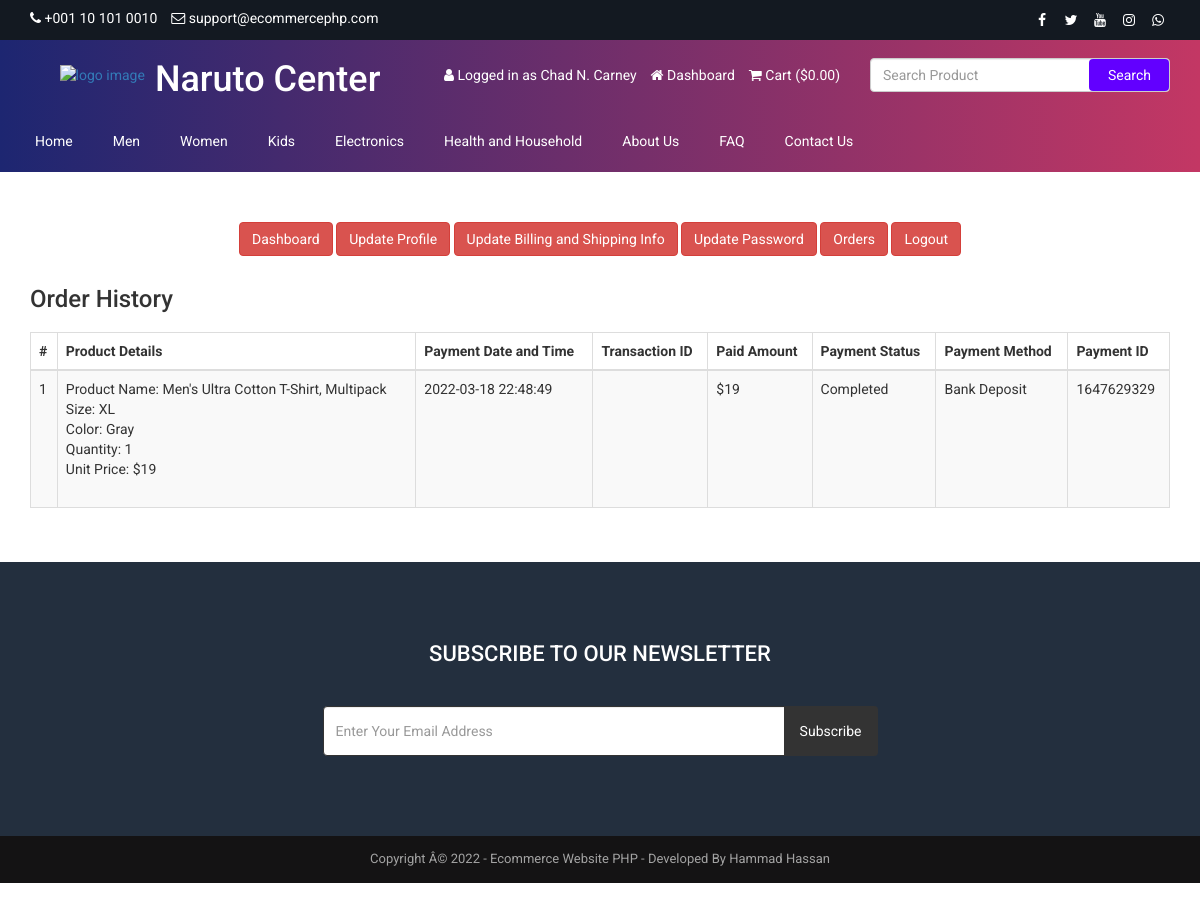
/customer-order.php (signed in), run on the app's committed database.
### tables this page shows
CREATE TABLE `tbl_settings` (
  `id` int(11) NOT NULL,
  `logo` text(255) NOT NULL,
  `favicon` text(255) NOT NULL,
  `footer_about` text NOT NULL,
  `footer_copyright` text NOT NULL,
  `contact_address` text NOT NULL,
  `contact_email` text(255) NOT NULL,
  `contact_phone` text(255) NOT NULL,
  `contact_fax` text(255) NOT NULL,
  `contact_map_iframe` text NOT NULL,
  `receive_email` text(255) NOT NULL,
  `receive_email_subject` text(255) NOT NULL,
  `receive_email_thank_you_message` text NOT NULL,
  `forget_password_message` text NOT NULL,
  `total_recent_post_footer` int(10) NOT NULL,
  `total_popular_post_footer` int(10) NOT NULL,
  `total_recent_post_sidebar` int(11) NOT NULL,
  `total_popular_post_sidebar` int(11) NOT NULL,
  `total_featured_product_home` int(11) NOT NULL,
  `total_latest_product_home` int(11) NOT NULL,
  `total_popular_product_home` int(11) NOT NULL,
  `meta_title_home` text NOT NULL,
  `meta_keyword_home` text NOT NULL,
  `meta_description_home` text NOT NULL,
  `banner_login` text(255) NOT NULL,
  `banner_registration` text(255) NOT NULL,
  `banner_forget_password` text(255) NOT NULL,
  `banner_reset_password` text(255) NOT NULL,
  `banner_search` text(255) NOT NULL,
  `banner_cart` text(255) NOT NULL,
  `banner_checkout` text(255) NOT NULL,
  `banner_product_category` text(255) NOT NULL,
  `banner_blog` text(255) NOT NULL,
  `cta_title` text(255) NOT NULL,
  `cta_content` text NOT NULL,
  `cta_read_more_text` text(255) NOT NULL,
  `cta_read_more_url` text(255) NOT NULL,
  `cta_photo` text(255) NOT NULL,
  `featured_product_title` text(255) NOT NULL,
  `featured_product_subtitle` text(255) NOT NULL,
  `latest_product_title` text(255) NOT NULL,
  `latest_product_subtitle` text(255) NOT NULL,
  `popular_product_title` text(255) NOT NULL,
  `popular_product_subtitle` text(255) NOT NULL,
  `testimonial_title` text(255) NOT NULL,
  `testimonial_subtitle` text(255) NOT NULL,
  `testimonial_photo` text(255) NOT NULL,
  `blog_title` text(255) NOT NULL,
  `blog_subtitle` text(255) NOT NULL,
  `newsletter_text` text NOT NULL,
  `paypal_email` text(255) NOT NULL,
  `stripe_public_key` text(255) NOT NULL,
  `stripe_secret_key` text(255) NOT NULL,
  `bank_detail` text NOT NULL,
  `before_head` text NOT NULL,
  `after_body` text NOT NULL,
  `before_body` text NOT NULL,
  `home_service_on_off` int(11) NOT NULL,
  `home_welcome_on_off` int(11) NOT NULL,
  `home_featured_product_on_off` int(11) NOT NULL,
  `home_latest_product_on_off` int(11) NOT NULL,
  `home_popular_product_on_off` int(11) NOT NULL,
  `home_testimonial_on_off` int(11) NOT NULL,
  `home_blog_on_off` int(11) NOT NULL,
  `newsletter_on_off` int(11) NOT NULL,
  `ads_above_welcome_on_off` int(1) NOT NULL,
  `ads_above_featured_product_on_off` int(1) NOT NULL,
  `ads_above_latest_product_on_off` int(1) NOT NULL,
  `ads_above_popular_product_on_off` int(1) NOT NULL,
  `ads_above_testimonial_on_off` int(1) NOT NULL,
  `ads_category_sidebar_on_off` int(1) NOT NULL
);

CREATE TABLE `tbl_social` (
  `social_id` int(11) NOT NULL,
  `social_name` text(30) NOT NULL,
  `social_url` text(255) NOT NULL,
  `social_icon` text(30) NOT NULL
);

CREATE TABLE `tbl_top_category` (
  `tcat_id` int(11) NOT NULL,
  `tcat_name` text(255) NOT NULL,
  `show_on_menu` int(1) NOT NULL
);

CREATE TABLE `tbl_page` (
  `id` int(11) NOT NULL,
  `about_title` text(255) NOT NULL,
  `about_content` text NOT NULL,
  `about_banner` text(255) NOT NULL,
  `about_meta_title` text(255) NOT NULL,
  `about_meta_keyword` text NOT NULL,
  `about_meta_description` text NOT NULL,
  `faq_title` text(255) NOT NULL,
  `faq_banner` text(255) NOT NULL,
  `faq_meta_title` text(255) NOT NULL,
  `faq_meta_keyword` text NOT NULL,
  `faq_meta_description` text NOT NULL,
  `blog_title` text(255) NOT NULL,
  `blog_banner` text(255) NOT NULL,
  `blog_meta_title` text(255) NOT NULL,
  `blog_meta_keyword` text NOT NULL,
  `blog_meta_description` text NOT NULL,
  `contact_title` text(255) NOT NULL,
  `contact_banner` text(255) NOT NULL,
  `contact_meta_title` text(255) NOT NULL,
  `contact_meta_keyword` text NOT NULL,
  `contact_meta_description` text NOT NULL,
  `pgallery_title` text(255) NOT NULL,
  `pgallery_banner` text(255) NOT NULL,
  `pgallery_meta_title` text(255) NOT NULL,
  `pgallery_meta_keyword` text NOT NULL,
  `pgallery_meta_description` text NOT NULL,
  `vgallery_title` text(255) NOT NULL,
  `vgallery_banner` text(255) NOT NULL,
  `vgallery_meta_title` text(255) NOT NULL,
  `vgallery_meta_keyword` text NOT NULL,
  `vgallery_meta_description` text NOT NULL
);

CREATE TABLE `tbl_payment` (
  `id` int(11) NOT NULL,
  `customer_id` int(11) NOT NULL,
  `customer_name` text(255) NOT NULL,
  `customer_email` text(255) NOT NULL,
  `payment_date` text(50) NOT NULL,
  `txnid` text(255) NOT NULL,
  `paid_amount` int(11) NOT NULL,
  `card_number` text(50) NOT NULL,
  `card_cvv` text(10) NOT NULL,
  `card_month` text(10) NOT NULL,
  `card_year` text(10) NOT NULL,
  `bank_transaction_info` text NOT NULL,
  `payment_method` text(20) NOT NULL,
  `payment_status` text(25) NOT NULL,
  `shipping_status` text(20) NOT NULL,
  `payment_id` text(255) NOT NULL
);

CREATE TABLE `tbl_order` (
  `id` int(11) NOT NULL,
  `product_id` int(11) NOT NULL,
  `product_name` text(255) NOT NULL,
  `size` text(100) NOT NULL,
  `color` text(100) NOT NULL,
  `quantity` text(50) NOT NULL,
  `unit_price` text(50) NOT NULL,
  `payment_id` text(255) NOT NULL
);

### customer-order.php (the view, shortened to what the rows shown need)
<?php require_once('header.php'); ?>
<div class="page">
    <div class="container">
        <div class="row">
            <div class="col-md-12">
                <div class="user-content">
                    <div class="table-responsive">
                        <table class="table table-bordered table-striped table-hover">
                            <thead>
                                <tr>
                                    <th><?php echo '#' ?></th>
                                    <th><?php echo LANG_VALUE_48; ?></th>
                                    <th><?php echo LANG_VALUE_27; ?></th>
                                    <th><?php echo LANG_VALUE_28; ?></th>
                                    <th><?php echo LANG_VALUE_29; ?></th>
                                    <th><?php echo LANG_VALUE_30; ?></th>
                                    <th><?php echo LANG_VALUE_31; ?></th>
                                    <th><?php echo LANG_VALUE_32; ?></th>
                                </tr>
                            </thead>
                            <tbody>
            <?php
            $limit = 10;
            $page = @$_GET['page'];
            if($page)
                $start = ($page - 1) * $limit;
            else
                $start = 0;
            $statement = $pdo->prepare("SELECT * FROM tbl_payment WHERE customer_email=? ORDER BY id DESC LIMIT $start, $limit");
            $statement->execute(array($_SESSION['customer']['cust_email']));
            $result = $statement->fetchAll(PDO::FETCH_ASSOC);
            if ($page == 0) $page = 1;
            ?>
                                <?php
                                $tip = $page*10-10;
                                foreach ($result as $row) {
                                    $tip++;
                                    ?>
                                    <tr>
                                        <td><?php echo $tip; ?></td>
                                        <td>
                                            <?php
                                            $statement1 = $pdo->prepare("SELECT * FROM tbl_order WHERE payment_id=?");
                                            $statement1->execute(array($row['payment_id']));
                                            $result1 = $statement1->fetchAll(PDO::FETCH_ASSOC);
                                            foreach ($result1 as $row1) {
                                                echo 'Product Name: '.$row1['product_name'];
                                                echo '<br>Size: '.$row1['size'];
                                                echo '<br>Color: '.$row1['color'];
                                                echo '<br>Quantity: '.$row1['quantity'];
                                                echo '<br>Unit Price: $'.$row1['unit_price'];
                                                echo '<br><br>';
                                            }
                                            ?>
                                        </td>
                                        <td><?php echo $row['payment_date']; ?></td>
                                        <td><?php echo $row['txnid']; ?></td>
                                        <td><?php echo '$'.$row['paid_amount']; ?></td>
                                        <td><?php echo $row['payment_status']; ?></td>
                                        <td><?php echo $row['payment_method']; ?></td>
                                        <td><?php echo $row['payment_id']; ?></td>
                                    </tr>
                                    <?php
                                }
                                ?>
                            </tbody>
                        </table>
                </div>
            </div>
        </div>
    </div>
</div>
<?php require_once('footer.php'); ?>

### header.php (shortened to what the rows shown need)
<?php
include("admin/inc/config.php");
$statement = $pdo->prepare("SELECT * FROM tbl_settings WHERE id=1");
$statement->execute();
$result = $statement->fetchAll(PDO::FETCH_ASSOC);
foreach ($result as $row) {
	$contact_email = $row['contact_email'];
	$contact_phone = $row['contact_phone'];
}
?>
<!DOCTYPE html>
<html lang="en">
<head>
	<link rel="stylesheet" href="assets/css/bootstrap.min.css">
	<link rel="stylesheet" href="assets/css/font-awesome.min.css">
	<link rel="stylesheet" href="assets/css/owl.carousel.min.css">
	<link rel="stylesheet" href="assets/css/owl.theme.default.min.css">
	<link rel="stylesheet" href="assets/css/jquery.bxslider.min.css">
	<link rel="stylesheet" href="assets/css/magnific-popup.css">
	<link rel="stylesheet" href="assets/css/rating.css">
	<link rel="stylesheet" href="assets/css/spacing.css">
	<link rel="stylesheet" href="assets/css/bootstrap-touch-slider.css">
	<link rel="stylesheet" href="assets/css/animate.min.css">
	<link rel="stylesheet" href="assets/css/tree-menu.css">
	<link rel="stylesheet" href="assets/css/select2.min.css">
	<link rel="stylesheet" href="assets/css/main.css">
	<link rel="stylesheet" href="assets/css/responsive.css">
	<?php
	$statement = $pdo->prepare("SELECT * FROM tbl_page WHERE id=1");
	$statement->execute();
	$result = $statement->fetchAll(PDO::FETCH_ASSOC);
	?>
</head>
<body>
	<div class="top">
		<div class="container">
			<div class="row">
				<div class="col-md-6 col-sm-6 col-xs-12">
					<div class="left">
						<ul>
							<li><i class="fa fa-phone"></i> <?php echo $contact_phone; ?></li>
							<li><i class="fa fa-envelope-o"></i> <?php echo $contact_email; ?></li>
						</ul>
					</div>
				</div>
				<div class="col-md-6 col-sm-6 col-xs-12">
					<div class="right">
						<ul>
							<?php
							$statement = $pdo->prepare("SELECT * FROM tbl_social");
							$statement->execute();
							$result = $statement->fetchAll(PDO::FETCH_ASSOC);
							foreach ($result as $row) {
							?>
								<?php if ($row['social_url'] != '') : ?>
									<li><a href="<?php echo $row['social_url']; ?>"><i class="<?php echo $row['social_icon']; ?>"></i></a></li>
								<?php endif; ?>
							<?php
							}
							?>
						</ul>
					</div>
				</div>
			</div>
		</div>
	</div>
	<div class="header" style="background: #C33764; /* fallback for old browsers */
         background: -webkit-linear-gradient(to right, #1D2671, #C33764);  /* Chrome 10-25, Safari 5.1-6 */
         background: linear-gradient(to right, #1D2671, #C33764); /* W3C, IE 10+/ Edge, Firefox 16+, Chrome 26+, Opera 12+, Safari 7+ */
       ">
		<div class="container">
			<div class="row inner">
				<div style="display:flex; width:400px; justify-content:center; align-items:center;" class="col-md-4 logo">
					<h1 style="color:white;">Naruto
						<span>Center</span>
					</h1>
				</div>
			</div>
		</div>
	</div>
	<div style="background: #C33764;  /* fallback for old browsers */
           background: -webkit-linear-gradient(to right, #1D2671, #C33764);  /* Chrome 10-25, Safari 5.1-6 */
           background: linear-gradient(to right, #1D2671, #C33764); /* W3C, IE 10+/ Edge, Firefox 16+, Chrome 26+, Opera 12+, Safari 7+ */
" class="nav">
		<div class="container">
			<div class="row">
				<div class="col-md-12 pl_0 pr_0">
					<div class="menu-container" style="background-color: rgba(255, 0, 0, 0)">
						<div class="menu">
							<ul>
								<?php
								$statement = $pdo->prepare("SELECT * FROM tbl_top_category WHERE show_on_menu=1");
								$statement->execute();
								$result = $statement->fetchAll(PDO::FETCH_ASSOC);
								foreach ($result as $row) {
								?>
									<li><a href="product-category.php?id=<?php echo $row['tcat_id']; ?>&type=top-category"><?php echo $row['tcat_name']; ?></a>
									</li>
								<?php
								}
								?>
								<?php
								$statement = $pdo->prepare("SELECT * FROM tbl_page WHERE id=1");
								$statement->execute();
								$result = $statement->fetchAll(PDO::FETCH_ASSOC);
								foreach ($result as $row) {
									$about_title = $row['about_title'];
									$faq_title = $row['faq_title'];
									$contact_title = $row['contact_title'];
								}
								?>
								<li><a href="about.php"><?php echo $about_title; ?></a></li>
								<li><a href="faq.php"><?php echo $faq_title; ?></a></li>
								<li><a href="contact.php"><?php echo $contact_title; ?></a></li>
							</ul>
						</div>
					</div>
				</div>
			</div>
		</div>
	</div>
</body>

### footer.php (shortened to what the rows shown need)
<?php
$statement = $pdo->prepare("SELECT * FROM tbl_settings WHERE id=1");
$statement->execute();
$result = $statement->fetchAll(PDO::FETCH_ASSOC);
foreach ($result as $row)
{
	$footer_copyright = $row['footer_copyright'];
    $newsletter_on_off = $row['newsletter_on_off'];
}
?>
<?php if($newsletter_on_off == 1): ?>
<section class="home-newsletter">
	<div class="container">
		<div class="row">
			<div class="col-md-6 col-md-offset-3">
				<div class="single">
				<form action="" method="post">
					<h2><?php echo LANG_VALUE_93; ?></h2>
				</div>
			</div>
		</div>
	</div>
</section>
<?php endif; ?>
<div class="footer-bottom">
	<div class="container">
		<div class="row">
			<div class="col-md-12 copyright">
				<?php echo $footer_copyright; ?>
			</div>
		</div>
	</div>
</div>
</body>
</html>

### data on the page
tbl_settings: contact_phone "+001 10 101 0010", contact_email "support@ecommercephp.com", footer_copyright "Copyright Â© 2022 - Ecommerce Website PHP - Developed By Hammad Hassan"
tbl_top_category: tcat_name "Men"
tbl_top_category: tcat_name "Women"
tbl_top_category: tcat_name "Kids"
tbl_top_category: tcat_name "Electronics"
tbl_top_category: tcat_name "Health and Household"
tbl_page: about_title "About Us", faq_title "FAQ", contact_title "Contact Us"
tbl_payment: payment_date "2022-03-18 22:48:49", paid_amount "19", payment_status "Completed", payment_method "Bank Deposit", payment "1647629329"
tbl_order: product_name "Men's Ultra Cotton T-Shirt, Multipack", size "XL", color "Gray", quantity "1", unit_price "19"

### other printed values
LANG_VALUE_13 "Logged in as"
$_SESSION['customer']['cust_name'] "Chad N. Carney"
LANG_VALUE_89 "Dashboard"
LANG_VALUE_18 "Cart"
LANG_VALUE_1 "$"
LANG_VALUE_3 "Search"
LANG_VALUE_117 "Update Profile"
LANG_VALUE_88 "Update Billing and Shipping Info"
LANG_VALUE_99 "Update Password"
LANG_VALUE_24 "Orders"
LANG_VALUE_14 "Logout"
LANG_VALUE_25 "Order History"
LANG_VALUE_48 "Product Details"
LANG_VALUE_27 "Payment Date and Time"
LANG_VALUE_28 "Transaction ID"
